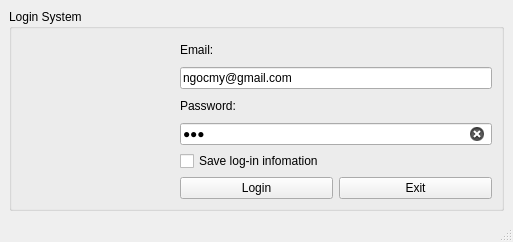
<?xml version="1.0" encoding="UTF-8"?>
<ui version="4.0">
 <class>MainWindow</class>
 <widget class="QMainWindow" name="MainWindow">
  <property name="geometry">
   <rect>
    <x>0</x>
    <y>0</y>
    <width>513</width>
    <height>242</height>
   </rect>
  </property>
  <property name="windowTitle">
   <string>MainWindow</string>
  </property>
  <widget class="QWidget" name="centralwidget">
   <layout class="QVBoxLayout" name="verticalLayout">
    <item>
     <widget class="QGroupBox" name="groupBox">
      <property name="title">
       <string>Login System</string>
      </property>
      <layout class="QGridLayout" name="gridLayout">
       <item row="0" column="1">
        <widget class="QLabel" name="label">
         <property name="text">
          <string>Email:</string>
         </property>
        </widget>
       </item>
       <item row="1" column="1" colspan="2">
        <widget class="QLineEdit" name="lineEditEmail">
         <property name="text">
          <string>ngocmy@gmail.com</string>
         </property>
        </widget>
       </item>
       <item row="3" column="1" colspan="2">
        <widget class="QLineEdit" name="lineEditPassword">
         <property name="text">
          <string>123</string>
         </property>
         <property name="echoMode">
          <enum>QLineEdit::Password</enum>
         </property>
         <property name="clearButtonEnabled">
          <bool>true</bool>
         </property>
        </widget>
       </item>
       <item row="2" column="1">
        <widget class="QLabel" name="label_2">
         <property name="text">
          <string>Password:</string>
         </property>
        </widget>
       </item>
       <item row="4" column="1" colspan="2">
        <widget class="QCheckBox" name="checkBoxSave">
         <property name="text">
          <string>Save log-in infomation</string>
         </property>
        </widget>
       </item>
       <item row="5" column="1">
        <widget class="QPushButton" name="pushButtonLogin">
         <property name="text">
          <string>Login</string>
         </property>
         <property name="icon">
          <iconset>
           <normaloff>../Images/54330_lock_login_icon.png</normaloff>../Images/54330_lock_login_icon.png</iconset>
         </property>
        </widget>
       </item>
       <item row="5" column="2">
        <widget class="QPushButton" name="pushButtonExit">
         <property name="text">
          <string>Exit</string>
         </property>
         <property name="icon">
          <iconset>
           <normaloff>../Images/8725805_exit_icon.png</normaloff>../Images/8725805_exit_icon.png</iconset>
         </property>
        </widget>
       </item>
       <item row="0" column="0" rowspan="6">
        <widget class="QLabel" name="label_3">
         <property name="maximumSize">
          <size>
           <width>200</width>
           <height>150</height>
          </size>
         </property>
         <property name="text">
          <string/>
         </property>
         <property name="pixmap">
          <pixmap>../Images/5027870_admin_man_person_user_icon.png</pixmap>
         </property>
         <property name="scaledContents">
          <bool>true</bool>
         </property>
        </widget>
       </item>
      </layout>
     </widget>
    </item>
   </layout>
  </widget>
  <widget class="QMenuBar" name="menubar">
   <property name="geometry">
    <rect>
     <x>0</x>
     <y>0</y>
     <width>513</width>
     <height>21</height>
    </rect>
   </property>
  </widget>
  <widget class="QStatusBar" name="statusbar"/>
 </widget>
 <resources/>
 <connections>
  <connection>
   <sender>pushButtonExit</sender>
   <signal>clicked()</signal>
   <receiver>MainWindow</receiver>
   <slot>close()</slot>
   <hints>
    <hint type="sourcelabel">
     <x>428</x>
     <y>190</y>
    </hint>
    <hint type="destinationlabel">
     <x>256</x>
     <y>120</y>
    </hint>
   </hints>
  </connection>
 </connections>
</ui>
